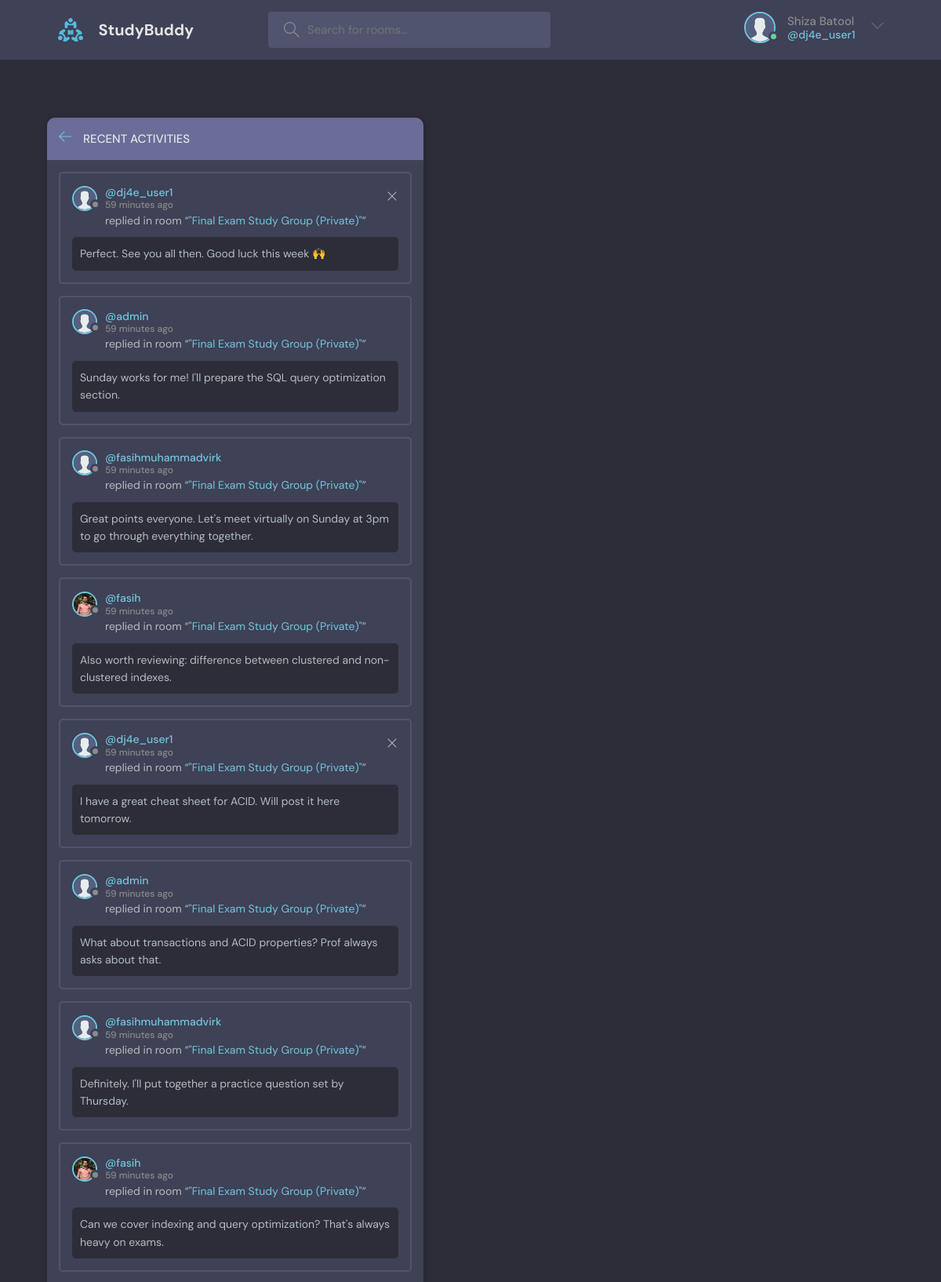
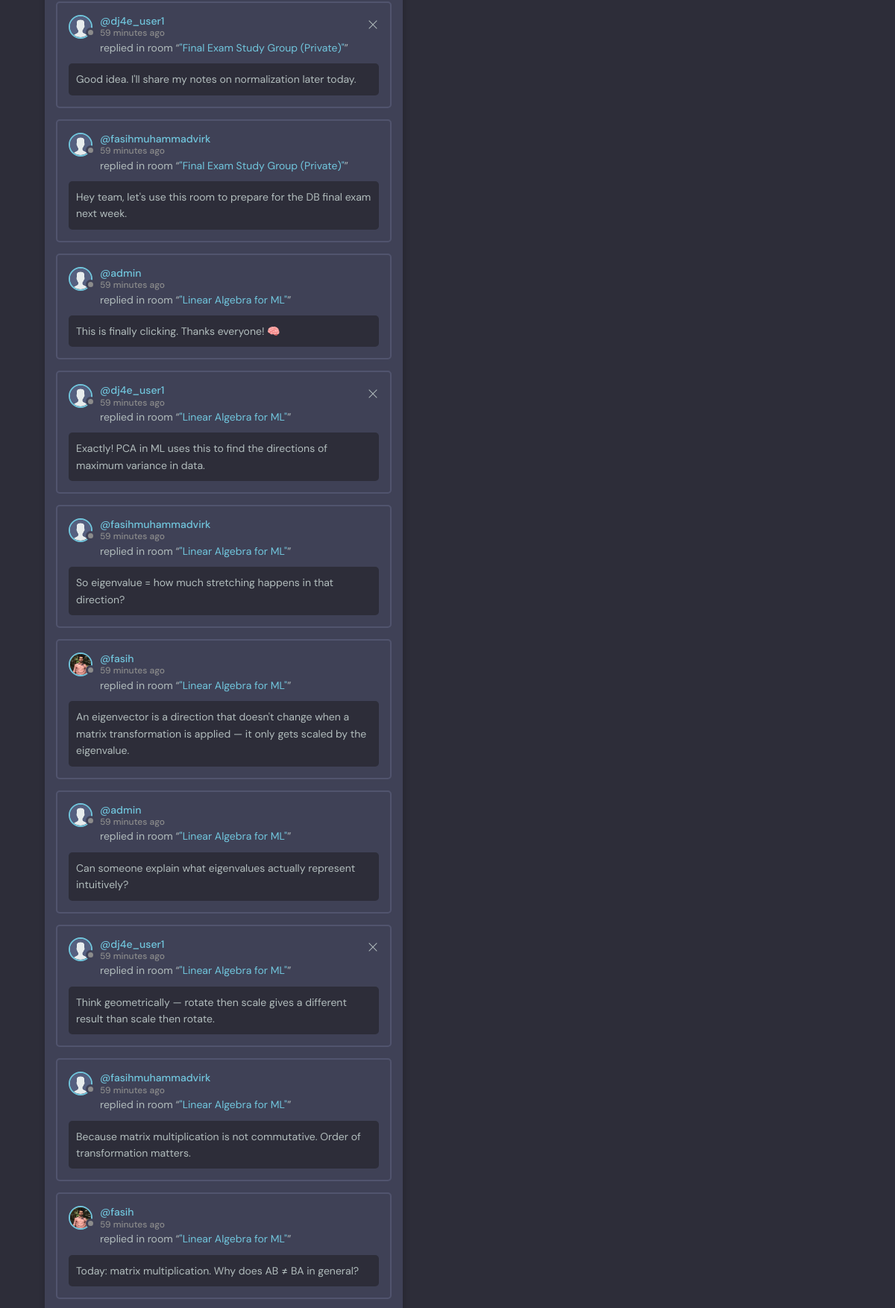
Screenshot of /activity/ (signed in, upper part) with the database file from the repository (2 pictures, top to bottom).
### mainapp/models.py (models this page shows, shortened)
class User(AbstractUser):
    name = models.CharField(max_length=200, null=True)
    email = models.EmailField(unique=True)
    bio = models.TextField(null=True)
    avatar = models.ImageField(null=True, default="avatar.svg")
    USERNAME_FIELD = 'email'
    REQUIRED_FIELDS = []

class Message(models.Model):
    user = models.ForeignKey(User, on_delete=models.CASCADE)
    room = models.ForeignKey(Room, on_delete=models.CASCADE)
    body = models.TextField(null=True)
    bodyimage = models.FileField(null=True)
    updated = models.DateTimeField(auto_now=True)
    created = models.DateTimeField(auto_now_add=True)
    class Meta:
        ordering = ['-updated', '-created']

class Room(models.Model):
    host = models.ForeignKey(User, on_delete=models.SET_NULL, null=True)
    topic = models.ForeignKey(Topic, on_delete=models.SET_NULL, null=True)
    name = models.CharField(max_length=200)
    description = models.TextField(null=True, blank=True)
    participants = models.ManyToManyField(
        User, related_name='participants', blank=True)
    updated = models.DateTimeField(auto_now=True)
    created = models.DateTimeField(auto_now_add=True)
    request_to_join = models.ManyToManyField(
        User, related_name='requested_rooms', blank=True)
    is_private = models.BooleanField(default=False)
    class Meta:
        ordering = ['-updated', '-created']
    def __str__(self):
        return self.name

### mainapp/views.py (the view)
# urls.py: path('activity/', views.activityPage, name="activity"),
@login_required(login_url='login')
def activityPage(request):
    room_messages = Message.objects.all()
    return render(request, 'mainapp/activity.html', {'room_messages': room_messages})

### mainapp/templates/mainapp/activity.html (shortened to what this page needs)
{% extends 'main.html' %} {%block content%}
<main class="layout">
	<div class="container">
		<div class="layout__box" style="margin-bottom: 2rem;">
			<div class="layout__boxHeader">
				<div class="layout__boxTitle">
					<a href="{% url 'home' %}">
						<svg
							version="1.1"
							xmlns="http://www.w3.org/2000/svg"
							width="32"
							height="32"
							viewBox="0 0 32 32"
						>
							<title>arrow-left</title>
							<path
								d="M13.723 2.286l-13.723 13.714 13.719 13.714 1.616-1.611-10.96-10.96h27.625v-2.286h-27.625l10.965-10.965-1.616-1.607z"
							></path>
						</svg>
					</a>
					<h3>Recent Activities</h3>
				</div>
			</div>
      {% for message in room_messages%}
	  {% if message %}
			<div class="activities__box" >
				<div class="activities__boxHeader roomListRoom__header">
					<a
						href="{% url 'user-profile' message.user.id %}"
						class="roomListRoom__author"
					>
						<div class="avatar avatar--small">
							<img src="{{message.user.avatar.url}}" />
						</div>
						<p>
							@{{message.user.username}}
							<span>{{message.created|timesince}} ago</span>
						</p>
					</a>
					{% if request.user == message.user %}
					<div class="roomListRoom__actions">
						<a href="{% url 'delete-message' message.id %}">
							<svg
								version="1.1"
								xmlns="http://www.w3.org/2000/svg"
								width="32"
								height="32"
								viewBox="0 0 32 32"
							>
								<title>remove</title>
								<path
									d="M27.314 6.019l-1.333-1.333-9.98 9.981-9.981-9.981-1.333 1.333 9.981 9.981-9.981 9.98 1.333 1.333 9.981-9.98 9.98 9.98 1.333-1.333-9.98-9.98 9.98-9.981z"
								></path>
							</svg>
						</a>
					</div>
					{% endif %}
				</div>
				<div class="activities__boxContent">
					<p>
						replied in room “<a href="{% url 'room' message.room.id %}"
							>"{{message.room}}"</a
						>”
					</p>
					{%if message.bodyimage.url != null %}
			<div class="activities__boxRoomContent">shared: {{message.bodyimage.name | truncatechars:18}}</div>
			{%else%}
			<div class="activities__boxRoomContent">{{message.body}}</div>
			{%endif%}
				</div>
			</div>
			{%endif%}
			{%endfor%}
		</div>
	</div>
</main>
{%endblock content%}

### templates/navbar.html (shortened to what this page needs)
{% load static %}
{% if request.user.is_authenticated %}
<header class="header header--loggedIn">
	<div class="container">
		<a href="{% url 'home' %}" class="header__logo">
			<img src="{% static 'images/logo.svg' %}" />
			<h1>StudyBuddy</h1>
		</a>
		<form class="header__search" method="GET" action="{% url 'home' %}">
			<label>
				<input name="q" placeholder="Search for rooms..." />
			</label>
		</form>
		<nav class="header__menu">
			<div class="header__user">
				<a href="{% url 'user-profile' user.id %}">
					<div class="avatar avatar--medium active">
						<img src="{{request.user.avatar.url}}" />
					</div>
					<p>
						{{request.user.name}} <span>@{{request.user.username}}</span>
					</p>
				</a>
				<button class="dropdown-button">
					<svg
						version="1.1"
						xmlns="http://www.w3.org/2000/svg"
						width="32"
						height="32"
						viewBox="0 0 32 32"
					>
						<title>chevron-down</title>
						<path d="M16 21l-13-13h-3l16 16 16-16h-3l-13 13z"></path>
					</svg>
				</button>
			</div>
			{% endif %}
		</nav>
	</div>
</header>

### rows the page displays
User: user.avatar (placeholder picture), user.name "Shiza Batool", user.username "dj4e_user1"
Message: user.avatar (placeholder picture), user.username "dj4e_user1", created "59 minutes", room "Final Exam Study Group (Private)", body "Perfect. See you all then. Good luck this week 🙌"
Message: user.avatar (placeholder picture), user.username "admin", created "59 minutes", room "Final Exam Study Group (Private)", body "Sunday works for me! I'll prepare the SQL query optimization section."
Message: user.avatar (placeholder picture), user.username "fasihmuhammadvirk", created "59 minutes", room "Final Exam Study Group (Private)", body "Great points everyone. Let's meet virtually on Sunday at 3pm to go through everything together."
Message: user.avatar (picture), user.username "fasih", created "59 minutes", room "Final Exam Study Group (Private)", body "Also worth reviewing: difference between clustered and non-clustered indexes."
Message: user.avatar (placeholder picture), user.username "dj4e_user1", created "59 minutes", room "Final Exam Study Group (Private)", body "I have a great cheat sheet for ACID. Will post it here tomorrow."
Message: user.avatar (placeholder picture), user.username "admin", created "59 minutes", room "Final Exam Study Group (Private)", body "What about transactions and ACID properties? Prof always asks about that."
Message: user.avatar (placeholder picture), user.username "fasihmuhammadvirk", created "59 minutes", room "Final Exam Study Group (Private)", body "Definitely. I'll put together a practice question set by Thursday."
Message: user.avatar (picture), user.username "fasih", created "59 minutes", room "Final Exam Study Group (Private)", body "Can we cover indexing and query optimization? That's always heavy on exams."
Message: user.avatar (placeholder picture), user.username "dj4e_user1", created "59 minutes", room "Final Exam Study Group (Private)", body "Good idea. I'll share my notes on normalization later today."
Message: user.avatar (placeholder picture), user.username "fasihmuhammadvirk", created "59 minutes", room "Final Exam Study Group (Private)", body "Hey team, let's use this room to prepare for the DB final exam next week."
Message: user.avatar (placeholder picture), user.username "admin", created "59 minutes", room "Linear Algebra for ML", body "This is finally clicking. Thanks everyone! 🧠"
Message: user.avatar (placeholder picture), user.username "dj4e_user1", created "59 minutes", room "Linear Algebra for ML", body "Exactly! PCA in ML uses this to find the directions of maximum variance in data."
Message: user.avatar (placeholder picture), user.username "fasihmuhammadvirk", created "59 minutes", room "Linear Algebra for ML", body "So eigenvalue = how much stretching happens in that direction?"
Message: user.avatar (picture), user.username "fasih", created "59 minutes", room "Linear Algebra for ML", body "An eigenvector is a direction that doesn't change when a matrix transformation is applied — it only gets scaled by the eigenvalue."
Message: user.avatar (placeholder picture), user.username "admin", created "59 minutes", room "Linear Algebra for ML", body "Can someone explain what eigenvalues actually represent intuitively?"
Message: user.avatar (placeholder picture), user.username "dj4e_user1", created "59 minutes", room "Linear Algebra for ML", body "Think geometrically — rotate then scale gives a different result than scale then rotate."
Message: user.avatar (placeholder picture), user.username "fasihmuhammadvirk", created "59 minutes", room "Linear Algebra for ML", body "Because matrix multiplication is not commutative. Order of transformation matters."
Message: user.avatar (picture), user.username "fasih", created "59 minutes", room "Linear Algebra for ML", body "Today: matrix multiplication. Why does AB ≠ BA in general?"
